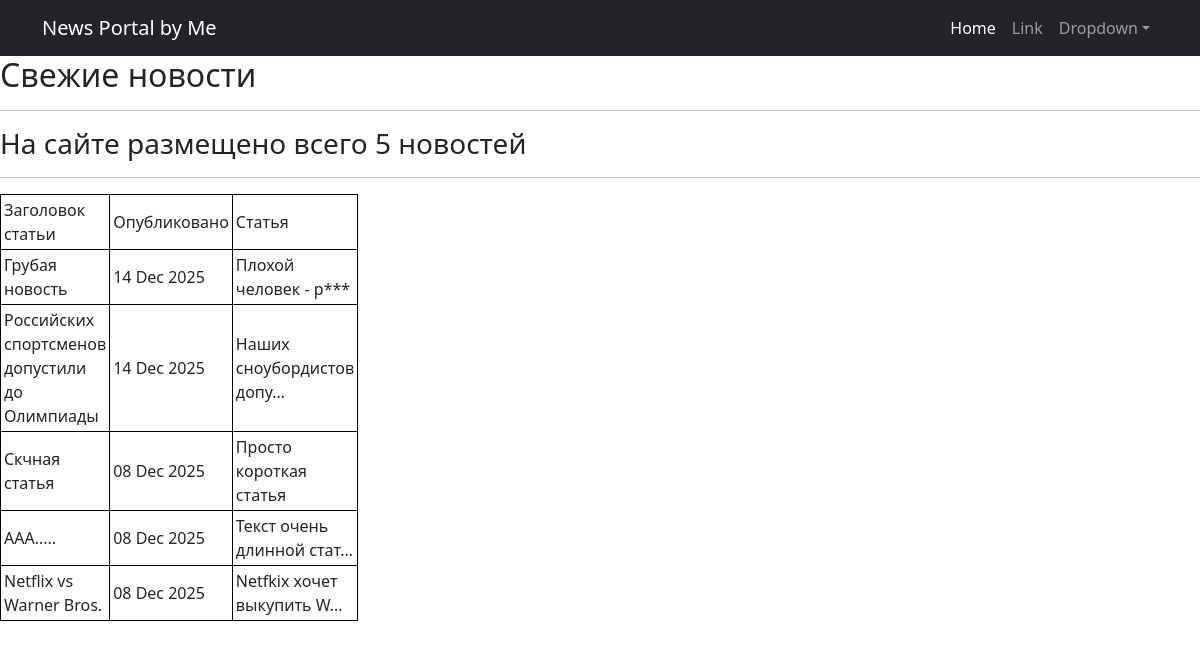
The page /news/ on the database as committed earlier.
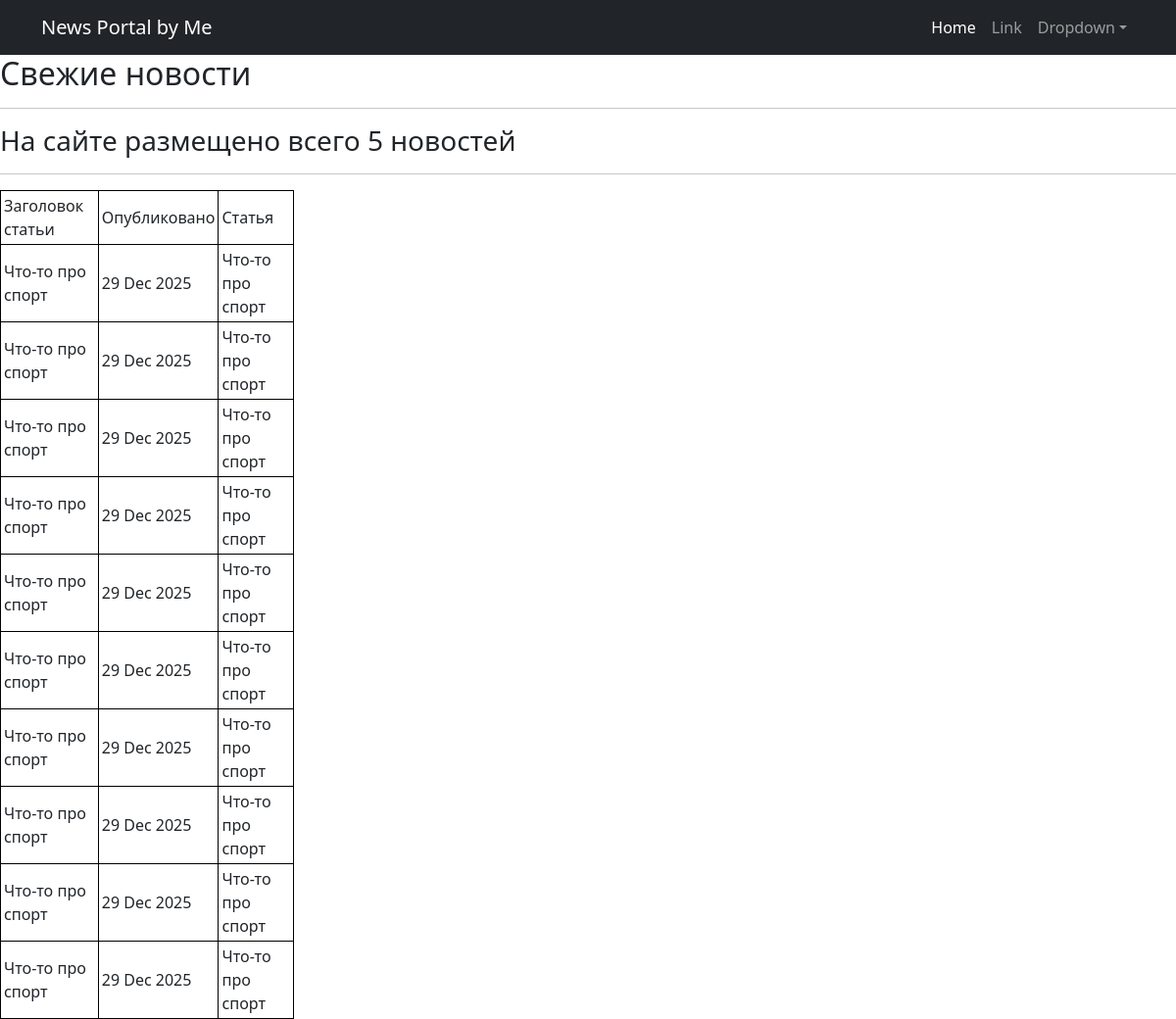
The same page on the database as committed later.
### news/models.py (models this page shows, shortened)
class Post(models.Model):
    stat = "stat"
    news = "news"
    CHOICE = [(stat, "Статья"),
              (news, "Новости")]
    author = models.ForeignKey(Author, on_delete=models.CASCADE)
    post_type = models.CharField(max_length = 10, choices = CHOICE, default = news)
    post_category = models.ManyToManyField(Category, through = "PostCategory")
    post_title = models.CharField(max_length = 50)
    post_rate = models.IntegerField(default = 0)
    post_text = models.TextField()
    post_date = models.DateTimeField(auto_now_add = True)

### news/views.py (the view)
# urls.py: urlpatterns = [path('', PostList.as_view(), name='post-list'),
class PostList(ListView):
    model = Post
    context_object_name = 'posts'
    ordering = '-post_date'
    template_name = 'posts.html'
    paginate_by = 10
    def get_context_data(self, **kwargs):
        context = super().get_context_data(**kwargs)
        context['lenght'] = len(self.context_object_name)
        return context

### news/templatetags/custom_filters.py (called while the page is built)
@register.filter()
def censor_filter(value):
    if isinstance(value, str):
        for i in value.split():
            if i.lower() in censor:
                value =  value.replace(i, ''.join(f"{i[0]}***"))
    return value

### templates/posts.html (shortened to what this page needs)
{% extends 'flatpages/default.html' %}
{% load custom_filters %}
{% block content %}
    <h2>Свежие новости</h2>
    <hr>
    <h3>На сайте размещено всего {{ lenght }} новостей</h3>
    <hr>
    {% if posts %}
        <table>
            <tr>
                <td>Заголовок статьи</td>
                <td>Опубликовано</td>
                <td>Статья</td>
            </tr>
            {% for post in posts %}
            <tr>
                <td> {{ post.post_title }} </td>
                <td> {{ post.post_date|date:'d M Y' }} </td>
                <td> {{ post.post_text|censor_filter|truncatechars:25 }} </td>
            </tr>
            {% endfor %}
        </table>
    {% else %}
        <h2>Новостей нет</h2>
    {% endif %}
{% endblock content %}

Rows that differ between the two databases and show on the page:
no longer on this page (row unchanged): Post: post_title "Грубая новость", post_date "14 Dec 2025", post_text|censor_filter "Плохой человек - р***"
no longer on this page (row unchanged): Post: post_title "Российских спортсменов допустили до Олимпиады", post_date "14 Dec 2025", post_text|censor_filter "Наших сноубордистов допу…"
no longer on this page (row unchanged): Post: post_title "Скчная статья", post_date "08 Dec 2025", post_text|censor_filter "Просто короткая статья"
no longer on this page (row unchanged): Post: post_title "AAA.....", post_date "08 Dec 2025", post_text|censor_filter "Текст очень длинной стат…"
no longer on this page (row unchanged): Post: post_title "Netflix vs Warner Bros.", post_date "08 Dec 2025", post_text|censor_filter "Netfkix хочет выкупить W…"
added Post: post_title "Что-то про спорт", post_date "29 Dec 2025", post_text|censor_filter "Что-то про спорт"
added Post: post_title "Что-то про спорт", post_date "29 Dec 2025", post_text|censor_filter "Что-то про спорт"
added Post: post_title "Что-то про спорт", post_date "29 Dec 2025", post_text|censor_filter "Что-то про спорт"
added Post: post_title "Что-то про спорт", post_date "29 Dec 2025", post_text|censor_filter "Что-то про спорт"
added Post: post_title "Что-то про спорт", post_date "29 Dec 2025", post_text|censor_filter "Что-то про спорт"
added Post: post_title "Что-то про спорт", post_date "29 Dec 2025", post_text|censor_filter "Что-то про спорт"
added Post: post_title "Что-то про спорт", post_date "29 Dec 2025", post_text|censor_filter "Что-то про спорт"
added Post: post_title "Что-то про спорт", post_date "29 Dec 2025", post_text|censor_filter "Что-то про спорт"
added Post: post_title "Что-то про спорт", post_date "29 Dec 2025", post_text|censor_filter "Что-то про спорт"
added Post: post_title "Что-то про спорт", post_date "29 Dec 2025", post_text|censor_filter "Что-то про спорт"
